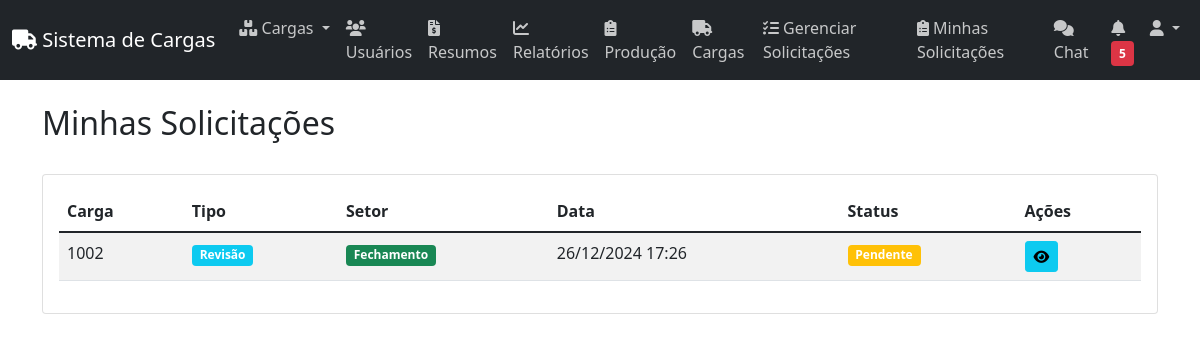
Page /solicitacoes/minhas_solicitacoes (signed in) on the committed database.
### models/solicitacao.py (models this page shows, shortened)
class Solicitacao(db.Model):
    __tablename__ = 'solicitacoes'
    id = db.Column(db.Integer, primary_key=True)
    carga_id = db.Column(db.Integer, db.ForeignKey('cargas.id'), nullable=False)
    tipo = db.Column(db.String(20), nullable=False)  # 'revisao' ou 'exclusao'
    setor = db.Column(db.String(20), nullable=False)  # 'balanca', 'fechamento', 'producao'
    motivo = db.Column(db.Text, nullable=False)
    status = db.Column(db.String(20), default='pendente')  # 'pendente', 'aprovada', 'reprovada'
    criado_em = db.Column(db.DateTime, default=datetime.utcnow)
    atualizado_em = db.Column(db.DateTime, default=datetime.utcnow, onupdate=datetime.utcnow)
    solicitado_por_id = db.Column(db.Integer, db.ForeignKey('usuarios.id'), nullable=False)
    analisado_por_id = db.Column(db.Integer, db.ForeignKey('usuarios.id'))
    analisado_em = db.Column(db.DateTime)
    observacao_analise = db.Column(db.Text)
    carga = db.relationship('Carga', backref='solicitacoes')
    solicitado_por = db.relationship('Usuario', foreign_keys=[solicitado_por_id], backref='solicitacoes_feitas')
    analisado_por = db.relationship('Usuario', foreign_keys=[analisado_por_id], backref='solicitacoes_analisadas')

### models/carga.py (models this page shows, shortened)
class Carga(db.Model):
    __tablename__ = 'cargas'
    STATUS_PENDENTE = 'pendente'
    STATUS_EM_ANDAMENTO = 'em_andamento'
    STATUS_CONCLUIDA = 'concluida'
    STATUS_CANCELADA = 'cancelada'
    id = db.Column(db.Integer, primary_key=True)
    numero_carga = db.Column(db.String(20), unique=True, nullable=False)
    tipo_ave = db.Column(db.String(50), nullable=False)
    quantidade_cargas = db.Column(db.Integer, nullable=False)
    ordem_carga = db.Column(db.String(10), nullable=False)
    data_abate = db.Column(db.Date, nullable=False)
    dia_semana = db.Column(db.String(20))
    agenciador = db.Column(db.String(100))
    motorista = db.Column(db.String(100))
    motorista_outro = db.Column(db.String(100))
    transportadora = db.Column(db.String(100))
    placa_veiculo = db.Column(db.String(20))
    km_saida = db.Column(db.Float, default=0)
    km_chegada = db.Column(db.Float, default=0)
    km_rodados = db.Column(db.Float, default=0)
    valor_km = db.Column(db.Float, default=0)
    valor_frete = db.Column(db.Float, default=0)
    status_frete = db.Column(db.String(50))
    status = db.Column(db.String(50), default='pendente')  # pendente, em_andamento, concluida, cancelada
    caixas_vazias = db.Column(db.Integer, default=0)
    quantidade_caixas = db.Column(db.Integer, default=0)
    produtor = db.Column(db.String(100))
    uf_produtor = db.Column(db.String(2))
    numero_nfe = db.Column(db.String(50))
    data_nfe = db.Column(db.Date)
    numero_gta = db.Column(db.String(50))
    data_gta = db.Column(db.Date)
    peso_granja = db.Column(db.Float, default=0)
    peso_frigorifico = db.Column(db.Float, default=0)
    percentual_quebra = db.Column(db.Float, default=0)
    quebra_peso = db.Column(db.Float, default=0)
    motivo_alta_quebra = db.Column(db.Text)
    pedagios = db.Column(db.Float, default=0)
    outras_despesas = db.Column(db.Float, default=0)
    abastecimento_empresa = db.Column(db.Float, default=0)
    abastecimento_posto = db.Column(db.Float, default=0)
    adiantamento = db.Column(db.Float, default=0)
    valor_pagar = db.Column(db.Float, default=0)
    nota_aprovada = db.Column(db.Boolean, default=False)
    aprovado_por_id = db.Column(db.Integer, db.ForeignKey('usuarios.id'))
    aprovado_em = db.Column(db.DateTime)
    nota_autorizada = db.Column(db.Boolean, default=False)
    autorizado_por_id = db.Column(db.Integer, db.ForeignKey('usuarios.id'))
    autorizado_em = db.Column(db.DateTime)
    assinatura_autorizacao = db.Column(db.String(500))
    criado_em = db.Column(db.DateTime, default=datetime.now(UTC))
    atualizado_em = db.Column(db.DateTime, default=datetime.now(UTC), onupdate=datetime.now(UTC))
    criado_por_id = db.Column(db.Integer, db.ForeignKey('usuarios.id'))
    atualizado_por_id = db.Column(db.Integer, db.ForeignKey('usuarios.id'))
    criado_por = db.relationship('Usuario', foreign_keys=[criado_por_id])
    atualizado_por = db.relationship('Usuario', foreign_keys=[atualizado_por_id])
    aprovado_por = db.relationship('Usuario', foreign_keys=[aprovado_por_id], backref='cargas_aprovadas')
    autorizado_por = db.relationship('Usuario', foreign_keys=[autorizado_por_id], backref='cargas_autorizadas')
    subcargas = db.relationship('SubCarga', backref='carga', lazy=True)
    producoes = db.relationship('Producao', backref='carga', lazy=True)
    fechamento = db.relationship('Fechamento', back_populates='carga', uselist=False)

### routes/solicitacoes.py (the view)
@solicitacoes_bp.route('/minhas_solicitacoes')
@login_required
def minhas_solicitacoes():
    solicitacoes = Solicitacao.query.filter_by(solicitado_por_id=current_user.id)\
        .order_by(Solicitacao.criado_em.desc()).all()
    solicitacoes_dict = [solicitacao_to_dict(s) for s in solicitacoes]
    return render_template('solicitacoes/minhas_solicitacoes.html', solicitacoes=solicitacoes, solicitacoes_json=solicitacoes_dict)

### routes/solicitacoes.py (called while the page is built)
def solicitacao_to_dict(solicitacao):
    return {
        'id': solicitacao.id,
        'tipo': solicitacao.tipo,
        'setor': solicitacao.setor,
        'motivo': solicitacao.motivo,
        'status': solicitacao.status,
        'criado_em': solicitacao.criado_em.strftime('%d/%m/%Y %H:%M'),
        'solicitado_por': solicitacao.solicitado_por.nome,
        'analisado_por': solicitacao.analisado_por.nome if solicitacao.analisado_por else None,
        'analisado_em': solicitacao.analisado_em.strftime('%d/%m/%Y %H:%M') if solicitacao.analisado_em else None,
        'observacao_analise': solicitacao.observacao_analise,
        'carga': {
            'id': solicitacao.carga.id,
            'numero_carga': solicitacao.carga.numero_carga
        }
    }

### templates/solicitacoes/minhas_solicitacoes.html (shortened to what this page needs)
{% extends 'base.html' %}
{% block content %}
<div class="container mt-4">
    <div class="d-flex justify-content-between align-items-center mb-4">
        <h2>Minhas Solicitações</h2>
    </div>
    <div class="card">
        <div class="card-body">
            <div class="table-responsive">
                <table class="table table-striped">
                    <thead>
                        <tr>
                            <th>Carga</th>
                            <th>Tipo</th>
                            <th>Setor</th>
                            <th>Data</th>
                            <th>Status</th>
                            <th>Ações</th>
                        </tr>
                    </thead>
                    <tbody>
                        {% for solicitacao in solicitacoes %}
                        <tr>
                            <td>{{ solicitacao.carga.numero_carga }}</td>
                            <td>
                                {% if solicitacao.tipo == 'revisao' %}
                                    <span class="badge bg-info">Revisão</span>
                                {% else %}
                                    <span class="badge bg-danger">Exclusão</span>
                                {% endif %}
                            </td>
                            <td>
                                {% if solicitacao.setor == 'balanca' %}
                                    <span class="badge bg-primary">Balança</span>
                                {% elif solicitacao.setor == 'fechamento' %}
                                    <span class="badge bg-success">Fechamento</span>
                                {% else %}
                                    <span class="badge bg-warning">Produção</span>
                                {% endif %}
                            </td>
                            <td>{{ solicitacao.criado_em.strftime('%d/%m/%Y %H:%M') }}</td>
                            <td>
                                {% if solicitacao.status == 'pendente' %}
                                    <span class="badge bg-warning">Pendente</span>
                                {% elif solicitacao.status == 'aprovada' %}
                                    <span class="badge bg-success">Aprovada</span>
                                {% else %}
                                    <span class="badge bg-danger">Reprovada</span>
                                {% endif %}
                            </td>
                            <td>
                                <button
                                    class="btn btn-sm btn-info"
                                    onclick="verDetalhes({{ solicitacao.id }})"
                                    title="Ver Detalhes"
                                >
                                    <i class="fas fa-eye"></i>
                                </button>
                            </td>
                        </tr>
                        {% endfor %}
                    </tbody>
                </table>
            </div>
        </div>
    </div>
</div>
{% endblock %}

### rows in the picture
Solicitacao: carga.numero_carga "1002", tipo "Revisão", setor "Fechamento", criado_em "26/12/2024 17:26", status "Pendente"
